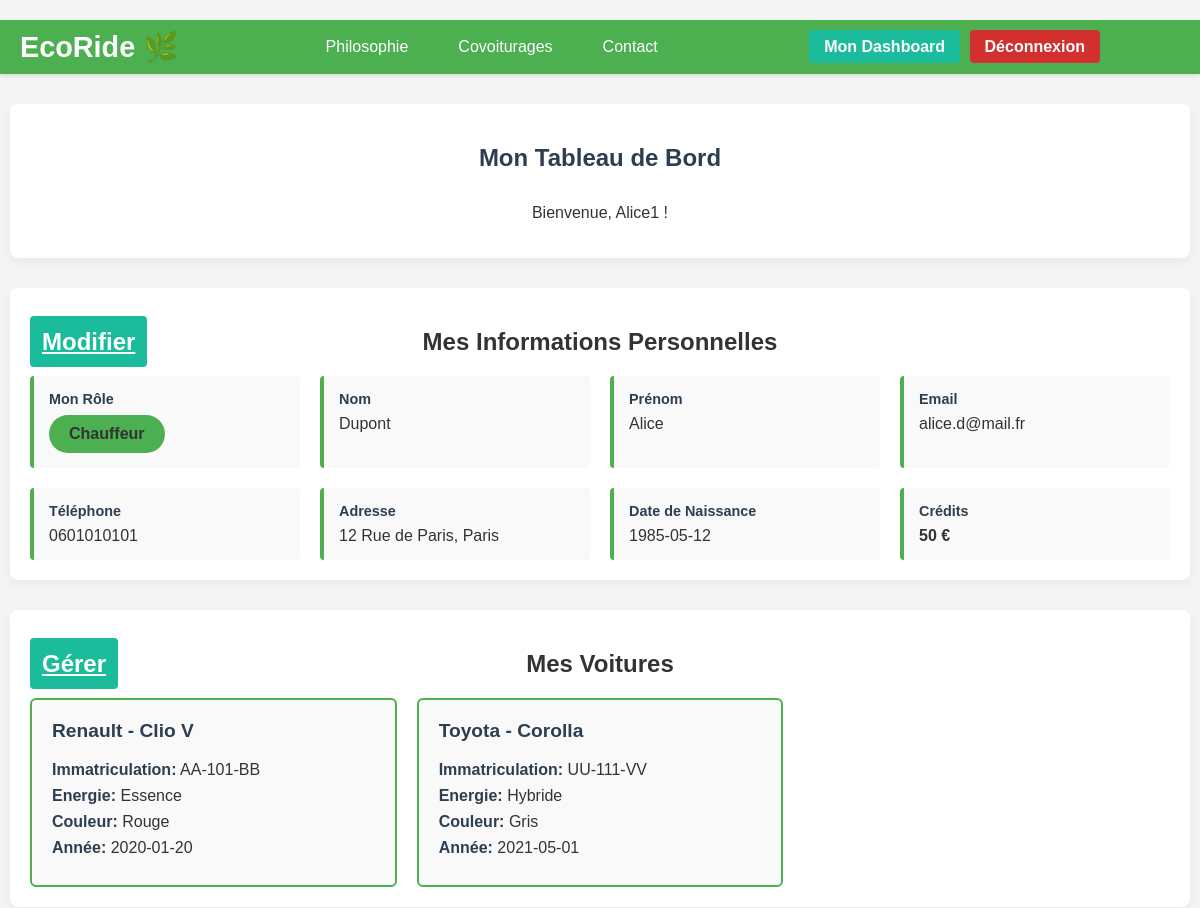
The app's page /public/index.php?p=utilisateurs.index (signed in, upper part), older data.
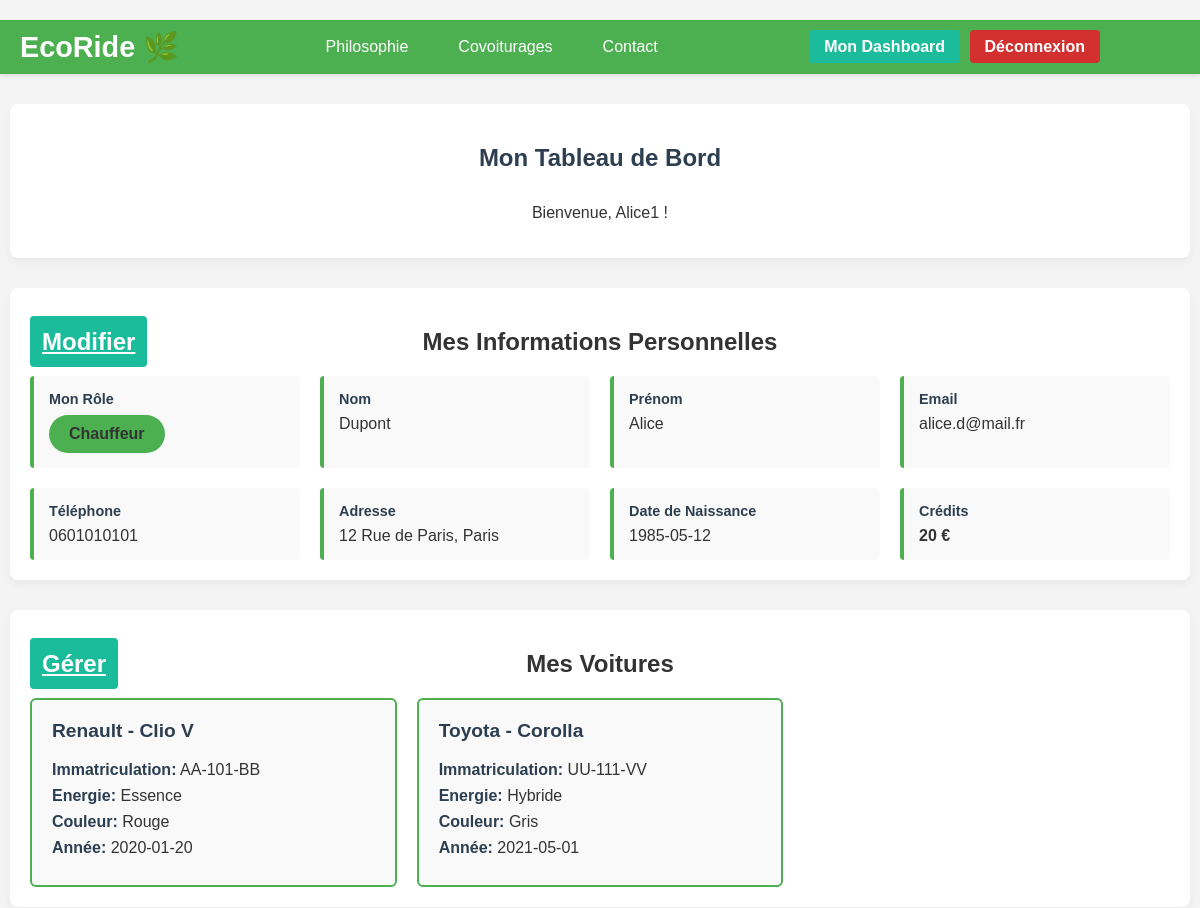
The same page, newer data.
### tables this page shows
CREATE TABLE IF NOT EXISTS `utilisateur` (
  `utilisateur_id` INT NOT NULL AUTO_INCREMENT,
  `nom` VARCHAR(50) NOT NULL,
  `prenom` VARCHAR(50) NOT NULL,
  `email` VARCHAR(50) NOT NULL UNIQUE,  
  `password` VARCHAR(50) NOT NULL,
  `telephone` VARCHAR(50) NULL,
  `adresse` VARCHAR(50) NULL,
  `date_naissance` VARCHAR(50) NULL,  
  `photo` BLOB NULL,
  `pseudo` VARCHAR(50) NOT NULL UNIQUE,
  `role_id` INT NOT NULL,  
  `credit` INT NOT NULL DEFAULT 20,
  PRIMARY KEY (`utilisateur_id`),
  INDEX `fk_utilisateur_role_idx` (`role_id` ASC),
  CONSTRAINT `fk_utilisateur_role`
    FOREIGN KEY (`role_id`)
    REFERENCES `role` (`role_id`)
);

### core/Autoloader.php (called while the page is built, shortened)
<?php
class Autoloader
{
    static function fautoload($class)
    {
        if (strpos($class, __NAMESPACE__) === 0) {
            $class = str_replace(__NAMESPACE__ . '\\', '', $class);
            $class = str_replace('\\', '/', $class);
        }
    }
}

### app/App.php (called while the page is built, shortened)
<?php
class App
{
    private static $_instance;
    private $db_instance;
    public static function getInstance()
    {
        if (is_null(self::$_instance)) {
            self::$_instance = new App();
        }
        return self::$_instance;
    }
    public static function load()
    {
        require ROOT . '/app/Autoloader.php';
        require ROOT . '/core/Autoloader.php';
    }
    public function getDb()
    {
        $config = Config::getInstance(ROOT . '/config/config.php');
        if (is_null($this->db_instance)) {
            $this->db_instance = new MysqlDatabase($config->get('db_name'), $config->get('db_user'), $config->get('db_pass'), $config->get('db_host'));
        }
        return $this->db_instance;
    }
}

### core/Config.php (called while the page is built, shortened)
<?php
class Config
{
    private $settings;
    private static $_instance;
    private function __construct($file)
    {
        $this->settings = require($file);
    }
    public static function getInstance($file)
    {
        if (is_null(self::$_instance)) {
            self::$_instance = new Config($file);
        }
        return self::$_instance;
    }
    public function get($key)
    {
        return $this->settings[$key];
    }
}

### config/config.php (called while the page is built)
<?php
return array(
    "db_user" => "abcrdv",
    "db_pass" => "*E8D46CE25265E545D225A8A6F1BAF642FEBEE5CB",
    "db_host" => "mysql-abcrdv.alwaysdata.net",
    "db_name" => "abcrdv_ecoride_db"
);

### core/Auth/DbAuth.php (called while the page is built, shortened)
<?php
class DbAuth
{
    public function getConnectedUserId()
    {
        return $_SESSION['auth'] ?? null;
    }
    public function getAuthType()
    {
        return $_SESSION['auth_type'] ?? null;
    }
}

### core/Controller/Controller.php (called while the page is built, shortened)
<?php
class Controller
{
    protected $viewPath;
    protected function render($view, $variables = [])
    {
        extract($variables);
        require($this->viewPath . str_replace('.', '/', $view) . '.php');
    }
}

### core/Model/Model.php (called while the page is built, shortened)
<?php
class Model
{
    protected $table;
    protected $column;
    protected $db;
    public function __construct(Database $db)
    {
        $this->db = $db;
    }
    public function find($id)
    {
        return $this->query("SELECT * FROM {$this->table} WHERE {$this->column} = ?", [$id], true);
    }
    public function query($statement, $attributes = null, $one = false)
    {
        $classe_name = str_replace('Model', 'Entity', get_class($this));
        if ($attributes) {
            return $this->db->prepare(
                $statement,
                $attributes,
                $classe_name,
                $one
            );
        } else {
            return $this->db->query(
                $statement,
                $classe_name,
                $one
            );
        }
    }
}

### core/Database/MysqlDatabase.php (called while the page is built, shortened)
<?php
class MysqlDatabase extends Database
{
    private $dbname;
    private $dbusername;
    private $dbpassword;
    private $dbhost;
    private $pdo;
    public function __construct($dbname = '', $dbusername = 'root', $dbpassword = '', $dbhost = 'localhost')
    {
        $this->dbname = $dbname;
        $this->dbusername = $dbusername;
        $this->dbpassword = $dbpassword;
        $this->dbhost = $dbhost;
    }
    private function getPdo()
    {
        if ($this->pdo === null) {
            $dns = 'mysql:host=' . $this->dbhost . ';dbname=' . $this->dbname;
            $pdo = new PDO($dns, $this->dbusername, $this->dbpassword);
            $pdo->setAttribute(PDO::ATTR_ERRMODE, PDO::ERRMODE_EXCEPTION);
            $this->pdo = $pdo;
        }
        return $this->pdo;
    }
    public function prepare($statement, $attributes, $class_name = null, $one = false)
    {
        $req = $this->getPdo()->prepare($statement);
        $res = $req->execute($attributes);
        if ($class_name === null) {
            $req->setFetchMode(PDO::FETCH_OBJ);
        } else {
            $req->setFetchMode(PDO::FETCH_CLASS, $class_name);
        }
        if ($one) {
            $datas = $req->fetch();
        } else {
            $datas = $req->fetchAll();
        }
        return $datas;
    }
}

### app/Autoloader.php (called while the page is built, shortened)
<?php
class Autoloader
{
    static function fautoload($class)
    {
        if (strpos($class, __NAMESPACE__) === 0) {
            $class = str_replace(__NAMESPACE__ . '\\', '', $class);
            $class = str_replace('\\', '/', $class);
        }
    }
}

### app/Model/UtilisateurModel.php (called while the page is built, shortened)
<?php
class UtilisateurModel extends Model
{
    public function getVoituresForUser($utilisateur_id)
    {
        return $this->query(
            "SELECT
                v.voiture_id,
                m.libelle AS marque,
                v.modele,
                v.immatriculation,
                v.energie,
                v.couleur,
                v.date_premiere_immatriculation AS annee
            FROM voiture v
            JOIN marque m ON v.marque_id = m.marque_id
            WHERE v.utilisateur_id = ?",
            [$utilisateur_id]
        );
    }
}

### app/Views/utilisateurs/profile/index.php (the view, shortened to what the changed rows need)
<?php if (isset($auth_type) && $auth_type === 'visiteur'): ?>
    <section class="presentation-section">
        <div class="presentation-content">
            <h1>Finalisation de l'inscription</h1>
            <p>Bienvenue, <?php echo htmlspecialchars($visiteur->pseudo ?? ''); ?> !</p>
            <?php if (isset($statut_mail_id) && $statut_mail_id == 1): ?>
                <div class="alert alert-warning" style="margin-top: 20px;">
                    <p><strong>Mail à confirmer</strong></p>
                    <p>Veuillez cliquer sur le bouton ci-dessous pour valider votre adresse email.</p>
                    <br>
                    <a href="index.php?p=utilisateurs.validerEmail" class="btn btn-primary">Valider votre adresse mail</a>
                </div>
            <?php elseif (isset($statut_mail_id) && $statut_mail_id == 2): ?>
                <h2 style="margin-top: 20px;">Mes Informations Personnelles</h2>
                <p>Votre email est confirmé. Veuillez compléter votre profil pour accéder à toutes les fonctionnalités.</p>
                <form action="index.php?p=utilisateurs.finaliserInscription" method="POST" class="form-utilisateurs" style="text-align: left; max-width: 600px; margin: 0 auto;">
                    <div class="form-group-row">
                        <div class="form-group">
                            <label for="nom">Nom *</label>
                            <input type="text" id="nom" name="nom" class="form-control" required>
                        </div>
                        <div class="form-group">
                            <label for="prenom">Prénom *</label>
                            <input type="text" id="prenom" name="prenom" class="form-control" required>
                        </div>
                    </div>
                    <div class="form-group-row">
                        <div class="form-group">
                            <label>Email</label>
                            <input type="text" class="form-control" value="<?php echo htmlspecialchars($visiteur->email); ?>" disabled>
                        </div>
                        <div class="form-group">
                            <label for="telephone">Téléphone *</label>
                            <input type="tel" id="telephone" name="telephone" class="form-control" required>
                        </div>
                    </div>
                    <div class="form-group">
                        <label for="adresse">Adresse *</label>
                        <input type="text" id="adresse" name="adresse" class="form-control" required>
                    </div>
                    <div class="form-group">
                        <label for="date_naissance">Date de Naissance *</label>
                        <input type="date" id="date_naissance" name="date_naissance" class="form-control" required>
                    </div>
                    <div class="form-buttons">
                        <button type="submit" class="btn btn-primary">Enregistrement</button>
                    </div>
                </form>
            <?php endif; ?>
        </div>
    </section>
<?php else: ?>
    <section class="presentation-section">
        <div class="presentation-content">
            <h1>Mon Tableau de Bord</h1>
            <p>Bienvenue, <?php echo htmlspecialchars($utilisateur->pseudo ?? ''); ?> !</p>
        </div>
    </section>
    <section class="presentation-section">
        <div class="presentation-content">
            <h2 style="display: grid; grid-template-columns: 1fr auto 1fr; align-items: center;">
                <div style="text-align: left;">
                    <a href="index.php?p=utilisateurs.profile.edit" class="btn btn-secondary">Modifier</a>
                </div>
                <span style="text-align: center;">Mes Informations Personnelles</span>
            </h2>
            <div class="info-grid" style="text-align: left;">
                <div class="info-item">
                    <label>Mon Rôle</label>
                    <p class="role-badge">
                        <?php
                        if ($utilisateur->role_id == 1) {
                            echo 'Chauffeur';
                        } elseif ($utilisateur->role_id == 3) {
                            echo 'Chauffeur-Passager';
                        } else {
                            echo 'Passager';
                        }
                        ?>
                    </p>
                </div>
                <div class="info-item">
                    <label>Nom</label>
                    <p><?php echo htmlspecialchars($utilisateur->nom ?? ''); ?></p>
                </div>
                <div class="info-item">
                    <label>Prénom</label>
                    <p><?php echo htmlspecialchars($utilisateur->prenom ?? ''); ?></p>
                </div>
                <div class="info-item">
                    <label>Email</label>
                    <p><?php echo htmlspecialchars($utilisateur->email ?? ''); ?></p>
                </div>
                <div class="info-item">
                    <label>Téléphone</label>
                    <p><?php echo htmlspecialchars($utilisateur->telephone ?? ''); ?></p>
                </div>
                <div class="info-item">
                    <label>Adresse</label>
                    <p><?php echo htmlspecialchars($utilisateur->adresse ?? ''); ?></p>
                </div>
                <div class="info-item">
                    <label>Date de Naissance</label>
                    <p><?php echo htmlspecialchars($utilisateur->date_naissance ?? ''); ?></p>
                </div>
                <div class="info-item">
                    <label>Crédits</label>
                    <p class="credit-amount"><?php echo htmlspecialchars($utilisateur->credit ?? 0); ?> €</p>
                </div>
            </div>
        </div>
    </section>
    <?php if (!empty($voitures)): ?>
        <section class="presentation-section">
            <div class="presentation-content">
                <h2 style="display: grid; grid-template-columns: 1fr auto 1fr; align-items: center;">
                    <div style="text-align: left;">
                        <a href="index.php?p=utilisateurs.voitures.index" class="btn btn-secondary">Gérer</a>
                    </div>
                    <span style="text-align: center;">Mes Voitures</span>
                </h2>
                <div class="voitures-list" style="text-align: left;">
                    <?php foreach ($voitures as $voiture): ?>
                        <div class="voiture-item">
                            <h3><?php echo htmlspecialchars($voiture->marque ?? ''); ?> - <?php echo htmlspecialchars($voiture->modele ?? ''); ?></h3>
                            <p><strong>Immatriculation:</strong> <?php echo htmlspecialchars($voiture->immatriculation ?? ''); ?></p>
                            <p><strong>Energie:</strong> <?php echo htmlspecialchars($voiture->energie ?? ''); ?></p>
                            <p><strong>Couleur:</strong> <?php echo htmlspecialchars($voiture->couleur ?? ''); ?></p>
                            <p><strong>Année:</strong> <?php echo htmlspecialchars($voiture->annee ?? ''); ?></p>
                        </div>
                    <?php endforeach; ?>
                </div>
            </div>
        </section>
    <?php endif; ?>
<?php endif; ?>

Row changes from the older to the newer data that the page shows:
changed utilisateur "Alice1": credit "50" → "20"
